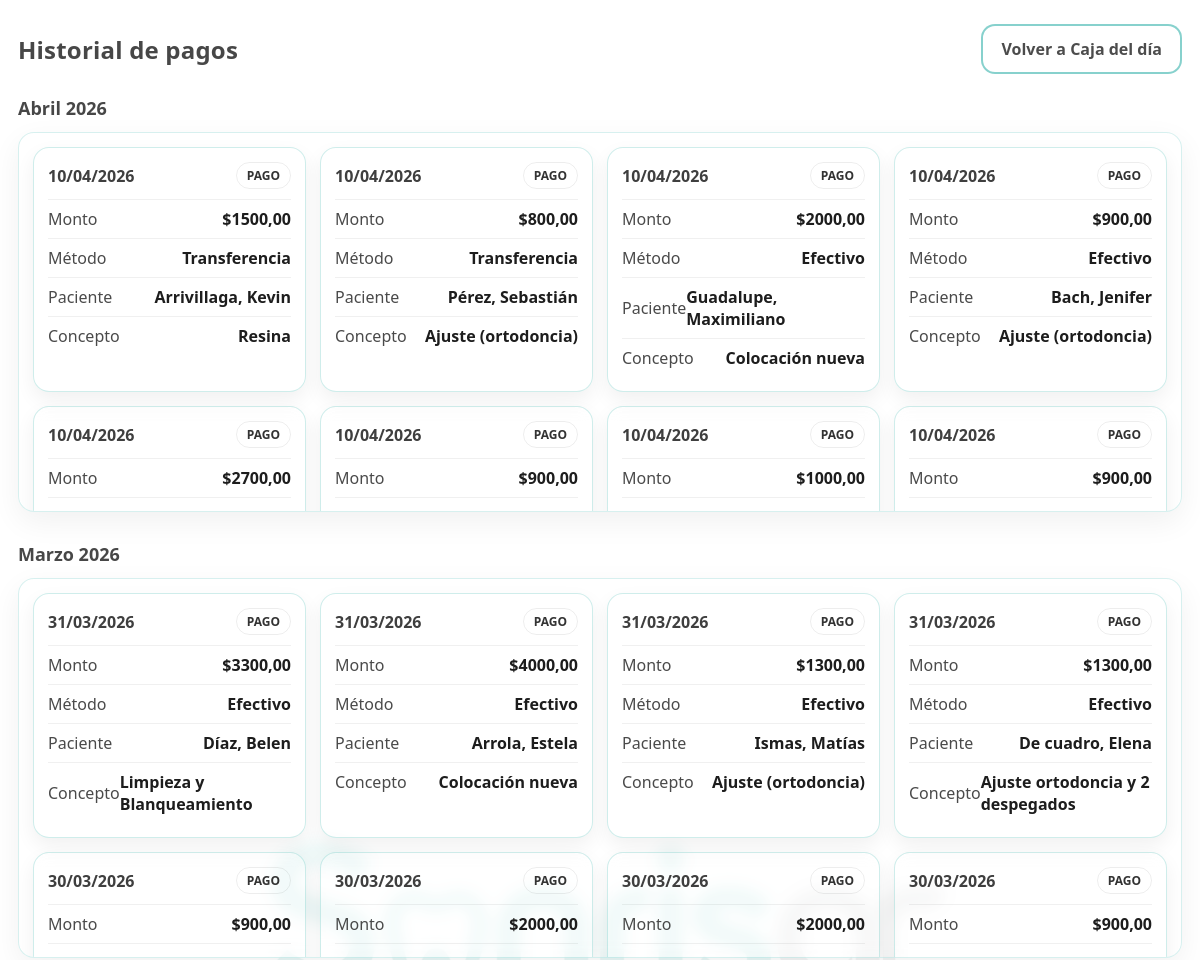
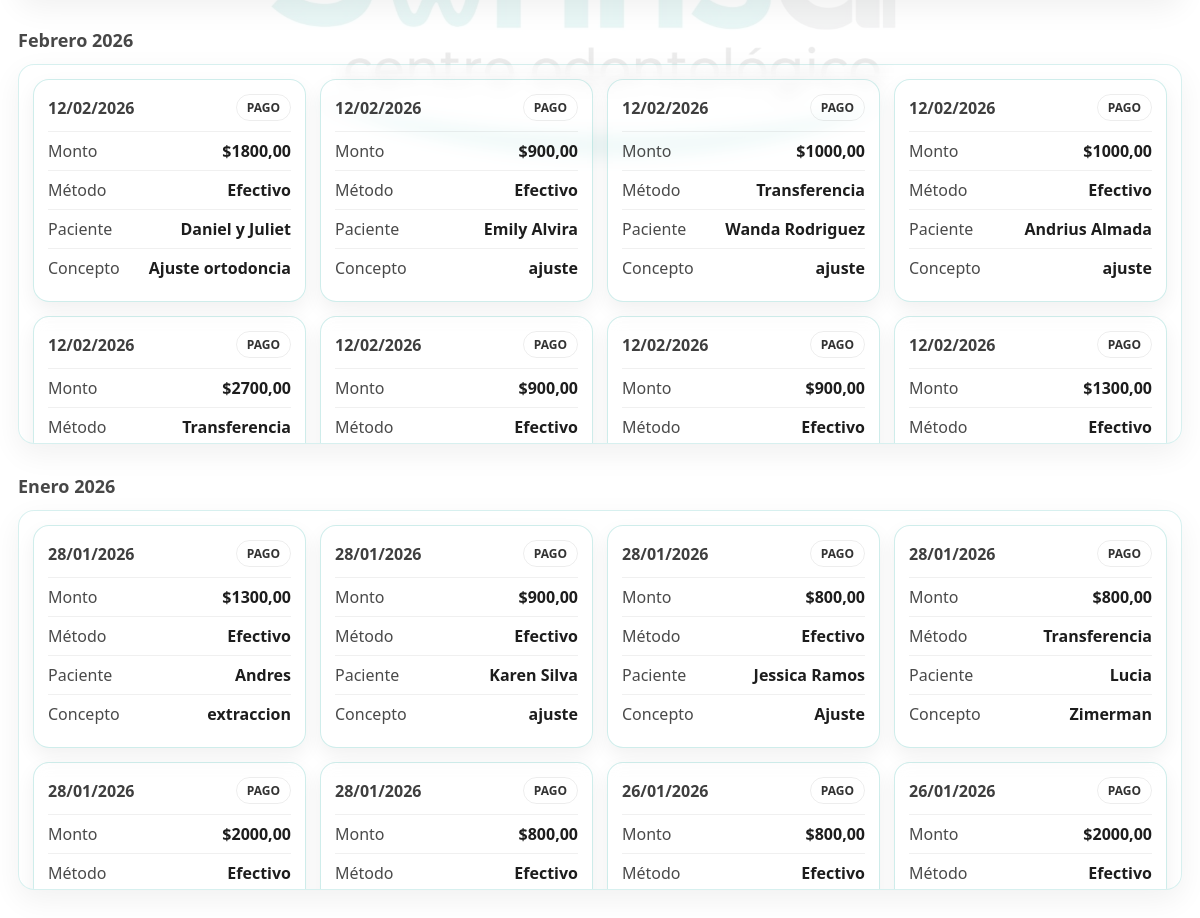
The page /pagos/historial/ on the database its author committed (2 pictures, top to bottom).
### pagos/models.py (models this page shows, shortened)
class Pago(models.Model):
    EFECTIVO = "efectivo"
    TARJETA = "tarjeta"
    TRANSFERENCIA = "transferencia"
    METODOS = [
        (EFECTIVO, "Efectivo"),
        (TARJETA, "Tarjeta"),
        (TRANSFERENCIA, "Transferencia"),
    ]
    caja = models.ForeignKey(
        CashSession,
        on_delete=models.SET_NULL,
        null=True,
        blank=True
    )
    paciente = models.CharField(max_length=100, blank=True)
    monto = models.DecimalField(max_digits=10, decimal_places=2)
    metodo = models.CharField(max_length=20, choices=METODOS)
    concepto = models.CharField(max_length=200, blank=True)
    appointment_id = models.IntegerField(null=True, blank=True)
    patient_id = models.IntegerField(null=True, blank=True)
    fecha = models.DateTimeField(default=timezone.now)

### pagos/views.py (the view)
# urls.py: path("historial/", views.historial, name="historial"),
def historial(request):
    pagos = Pago.objects.order_by('-fecha')
    meses_es = [
        "", "Enero", "Febrero", "Marzo", "Abril", "Mayo", "Junio",
        "Julio", "Agosto", "Septiembre", "Octubre", "Noviembre", "Diciembre"
    ]
    pagos_por_mes = OrderedDict()
    for pago in pagos:
        mes_nombre = f"{meses_es[pago.fecha.month]} {pago.fecha.year}"
        if mes_nombre not in pagos_por_mes:
            pagos_por_mes[mes_nombre] = []
        pagos_por_mes[mes_nombre].append(pago)
    return render(request, "pagos/historial.html", {
        "pagos_por_mes": pagos_por_mes
    })

### pagos/templates/pagos/historial.html (shortened to what this page needs)
{% extends "base.html" %}
{% block content %}
<div class="historial-pagos-page contenedor-page">
  <div class="header-flex hp-header">
    <h1 class="h1-soft">Historial de pagos</h1>
    <a href="{% url 'caja:tablero' %}" class="btn-sonrisar secondary">
      Volver a Caja del día
    </a>
  </div>
  {% for mes, pagos_del_mes in pagos_por_mes.items %}
    <h2 class="h2-soft hp-mes">{{ mes }}</h2>
    <div class="hp-mes-container glass">
        <div class="hp-grid-inside">
            {% for pago in pagos_del_mes %}
            <div class="hp-card glass">
                <div class="hp-top">
                    <span class="hp-fecha">{{ pago.fecha|date:"d/m/Y" }}</span>
                    <span class="hp-tag">PAGO</span>
                </div>
                <div class="hp-row">
                    <span>Monto</span>
                    <strong>${{ pago.monto|floatformat:2 }}</strong>
                </div>
                <div class="hp-row">
                    <span>Método</span>
                    <strong>{{ pago.get_metodo_display }}</strong>
                </div>
                {% if pago.paciente %}
                <div class="hp-row">
                    <span>Paciente</span>
                    <strong>{{ pago.paciente }}</strong>
                </div>
                {% endif %}
                {% if pago.concepto %}
                <div class="hp-row">
                    <span>Concepto</span>
                    <strong>{{ pago.concepto }}</strong>
                </div>
                {% endif %}
            </div>
            {% endfor %}
        </div>
    </div>
{% endfor %}
</div>
{% endblock %}

### templates/base.html (shortened to what this page needs)
{% load static %}
<!DOCTYPE html>
<html lang="es">
<head>
    <link rel="stylesheet" href="{% static 'css/sonrisar-pro.css' %}">
</head>
<body>
    <main class="app-container">
        {% block content %}{% endblock %}
    </main>
</body>
</html>

### static/css/sonrisar-pro.css (style rules this page uses)
:root { --sonrisar:#26ABA5; --sonrisar-dark:#167a76; --text:#1d1d1d; --muted:#6b6b6b; --glass: rgba(255,255,255,0.20); --glass-strong: rgba(255,255,255,0.28); --border: rgba(0,0,0,0.08); --shadow: 0 10px 30px rgba(0,0,0,0.06); }
* { box-sizing:border-box; margin:0; padding:0; }
html, body { height:100%; }
body { font-family: system-ui, -apple-system, "Segoe UI", Roboto, Arial, sans-serif; color: var(--text); background:#fff; }
body::before { content:""; position: fixed; inset:0; background: url("/static/img/logo.png") center no-repeat; background-size: 720px auto; opacity: 0.10; pointer-events:none; z-index:0; }
main, .app-container, .page-wrap, .tablero-grid { position: relative; z-index: 1; }
.app-container { width:100%; max-width: 1240px; margin: 0 auto; padding: 24px 18px 90px; }
.glass { background: var(--glass); border: 1px solid rgba(255,255,255,0.40); backdrop-filter: blur(10px); -webkit-backdrop-filter: blur(10px); box-shadow: var(--shadow); border-radius: 18px; }
.h1-soft { font-size: 24px; font-weight: 550; color: rgba(0,0,0,0.72); letter-spacing: .2px; }
.h2-soft { font-size: 18px; font-weight: 550; color: rgba(0,0,0,0.72); }
.btn-sonrisar { display:inline-flex; justify-content:center; align-items:center; gap: 8px; padding: 12px 18px; border-radius: 14px; border: 2px solid rgba(38,171,165,0.55); background: rgba(255,255,255,0.18); color: rgba(0,0,0,0.70); text-decoration:none; font-weight: 650; transition: .2s ease; backdrop-filter: blur(10px); }
.hp-mes-container { padding: 14px; border-radius: 16px; margin-bottom: 30px; max-height: 380px; overflow-y: auto; border: 1px solid rgba(38,171,165,.18); }
.hp-grid-inside { display: grid; grid-template-columns: repeat(auto-fit, minmax(260px, 1fr)); gap: 14px; }
.glass { background: rgba(255, 255, 255, 0.20); backdrop-filter: blur(8px); }
.hp-mes-container { background: rgba(255, 255, 255, 0.10); backdrop-filter: blur(8px); }

### pagos/templates/pagos/historial.html (style rules this page uses)
.historial-pagos-page .hp-header { display:flex; justify-content:space-between; align-items:center; gap:16px; }
.historial-pagos-page .hp-mes { margin-top:22px; margin-bottom:12px; }
.historial-pagos-page .hp-card { padding:14px 14px; border-radius:16px; border: 1px solid rgba(38,171,165,.22); box-shadow: 0 8px 20px rgba(0,0,0,.06); }
.historial-pagos-page .hp-top { display:flex; justify-content:space-between; align-items:center; margin-bottom:10px; }
.historial-pagos-page .hp-fecha { opacity:.85; font-weight:600; }
.historial-pagos-page .hp-tag { padding:4px 10px; border-radius:999px; font-size:12px; font-weight:700; opacity:.9; border:1px solid rgba(0,0,0,.08); }
.historial-pagos-page .hp-row { display:flex; justify-content:space-between; align-items:center; padding:8px 0; border-top:1px solid rgba(0,0,0,.06); }
.historial-pagos-page .hp-row span { opacity:.8; }

### rows shown on the page
Pago: fecha "10/04/2026", monto "1500,00", metodo "Transferencia", paciente "Arrivillaga, Kevin", concepto "Resina"
Pago: fecha "10/04/2026", monto "800,00", metodo "Transferencia", paciente "Pérez, Sebastián", concepto "Ajuste (ortodoncia)"
Pago: fecha "10/04/2026", monto "2000,00", metodo "Efectivo", paciente "Guadalupe, Maximiliano", concepto "Colocación nueva"
Pago: fecha "10/04/2026", monto "900,00", metodo "Efectivo", paciente "Bach, Jenifer", concepto "Ajuste (ortodoncia)"
Pago: fecha "10/04/2026", monto "2700,00"
Pago: fecha "10/04/2026", monto "900,00"
Pago: fecha "10/04/2026", monto "1000,00"
Pago: fecha "10/04/2026", monto "900,00"
Pago: fecha "31/03/2026", monto "3300,00", metodo "Efectivo", paciente "Díaz, Belen", concepto "Limpieza y Blanqueamiento"
Pago: fecha "31/03/2026", monto "4000,00", metodo "Efectivo", paciente "Arrola, Estela", concepto "Colocación nueva"
Pago: fecha "31/03/2026", monto "1300,00", metodo "Efectivo", paciente "Ismas, Matías", concepto "Ajuste (ortodoncia)"
Pago: fecha "31/03/2026", monto "1300,00", metodo "Efectivo", paciente "De cuadro, Elena", concepto "Ajuste ortodoncia y 2 despegados"
Pago: fecha "30/03/2026", monto "900,00"
Pago: fecha "30/03/2026", monto "2000,00"
Pago: fecha "30/03/2026", monto "2000,00"
Pago: fecha "30/03/2026", monto "900,00"

### other values the page prints
{{ mes }} "Abril 2026" "Marzo 2026"
